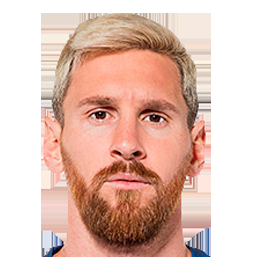
#> input picture test/messi.png, 256 x 257 px
$ python detect.py
#> lines starting #> are read from the running program, lines starting #| are printed output that depends on the picture; after the words box and inside, x2 and y2 are one past the last pixel; in counts of white or black regions, pixels touching at a corner belong together
#> further down, img is the input picture: shape (257, 256, 3); mean B, G, R 178.7, 190.9, 224.3
import math
import cv2
import numpy as np
import config

def levelFace(image, face):
    ((x, y, w, h), eyedim) = face
    if len(eyedim) != 2:
        return image[y:y+h, x:x+w]

    leftx = eyedim[0][0]
    lefty = eyedim[0][1]
    rightx = eyedim[1][0]
    righty = eyedim[1][1]
    if leftx > rightx:
        leftx, rightx = rightx, leftx
        lefty, righty = righty, lefty
    if lefty == righty or leftx == rightx:
        return image[y:y+h, x:x+w]

    rotDeg = math.degrees(math.atan((righty - lefty) / float(rightx - leftx)))
    if abs(rotDeg) < 20:
        rotMat = cv2.getRotationMatrix2D((leftx, lefty), rotDeg, 1)
        rotImg = cv2.warpAffine(image, rotMat, (image.shape[1], image.shape[0]))
        return rotImg[y:y+h, x:x+w]

    return image[y:y+h, x:x+w]

def detectFaces(image, faceCascade, eyeCascade=None, returnGray=True):
#> called with returnGray = False
    cas_rejectLevel = 1.3
    cas_levelWeight = 5

    gray = cv2.cvtColor(image, cv2.COLOR_BGR2GRAY)
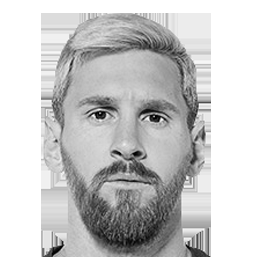
#> gray: shape (257, 256); min 0, max 255, mean 199.5
    faces = faceCascade.detectMultiScale(gray, cas_rejectLevel, cas_levelWeight)
#> faces = [[45, 50, 165, 165]]
    result = []
    for (x, y, w, h) in faces:
        eyes = []
        if eyeCascade != None:
            roi_gray = gray[y:y+h, x:x+w]
            eyes = eyeCascade.detectMultiScale(roi_gray)

        result.append(((x, y, w, h), eyes))
#> this loop made 1 pass
#> (x, y, w, h, eyes) on pass 1: (45, 50, 165, 165, [[36, 46, 36, 36], [89, 48, 40, 40]])
#> pass 1, in detectFaces, `roi_gray = gray[y:y+h, x:x+w]`:
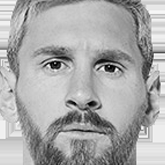
#> roi_gray: shape (165, 165); min 0, max 255, mean 168.9
#> after the loop, result = [((45, 50, 165, 165), [[36, 46, 36, 36], [89, 48, 40, 40]])]

    if returnGray:
        return gray, result
    else:
        return image, result

if __name__ == '__main__':

    cv2.namedWindow("camera", 1)
    width = None
    height = None

    faceCascade = cv2.CascadeClassifier('cascades/face.xml')
    eyeCascade = cv2.CascadeClassifier('cascades/haarcascade_eye.xml')


    while True:
        img = cv2.imread('test/messi.png')
        image, face_dim = detectFaces(img, faceCascade, eyeCascade, False)
#> face_dim has the same summary as result in detectFaces
        for ((x, y, w, h), eye_dim) in face_dim:
            cv2.rectangle(image, (x, y), (x+w, y+h), (255, 0, 0), 2)
            for (ex, ey, ew, eh) in eye_dim:
                cv2.rectangle(image, (ex+x, ey+y), (ex+x+ew, ey+y+eh), (0, 255, 0), 2)
#> this loop made 1 pass
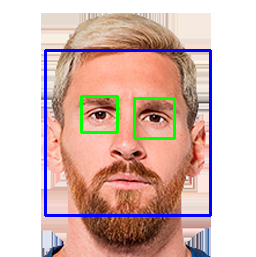
#> image: shape (257, 256, 3); 4.38% of pixels changed, all inside (x1, y1, x2, y2) = (44, 49, 212, 217)

        cv2.imshow("camera", image)
        if cv2.waitKey(30) & 0xFF == ord('q'):
#> (key q is pressed here)
            break

#> (the run stopped early here; a loop or call above may not have finished)
